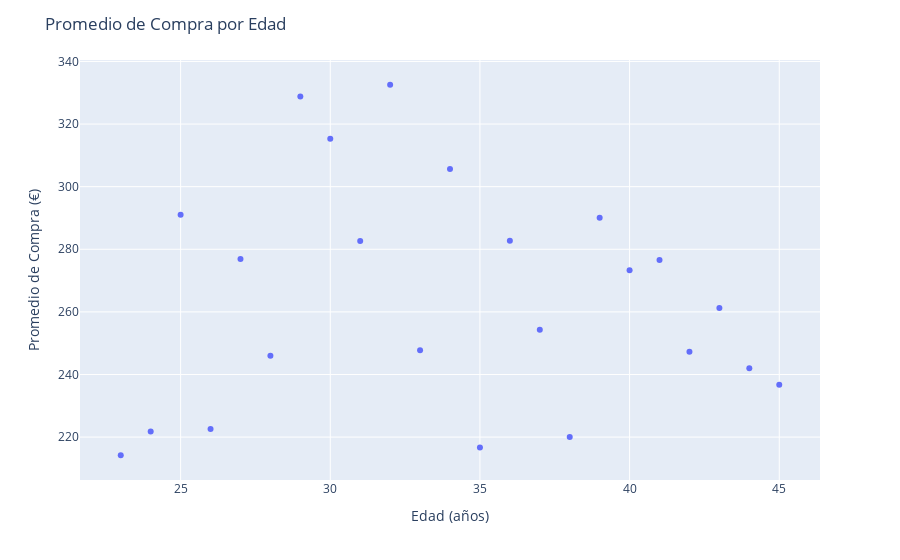

Write notebook code for a chart like this one.
### Code cell
import plotly.express as px

# FUSIONO LOS DATAFRAMES DF_TRANSACTIONS Y DF_USERS EN DF_MERGED.
df_merged = df_transactions.merge(df_users, left_on='user_id', right_on='id')

# Obtengo el promedio de compra (amount) agrupado por edad (age) utilizando 'groupby' en df_merged.
average_purchase_by_age = df_merged.groupby('age')['amount'].mean().reset_index()

# Calcular correlación de Pearson entre edad y promedio de compra
correlation = average_purchase_by_age['age'].corr(average_purchase_by_age['amount'])
display(Markdown(f"**Correlación de Pearson entre Edad y Promedio de Compra: valor obtenido:** {correlation:.2f}"))

# Crear gráfico de dispersión con Plotly Express
fig = px.scatter(average_purchase_by_age, x='age', y='amount')

# Agregar título y etiquetas de ejes
fig.update_layout(
    title='Promedio de Compra por Edad',
    xaxis_title='Edad (años)',
    yaxis_title='Promedio de Compra (€)'
)

# Mostrar el gráfico
fig.show()

### Figure 1 — Plotly figure (JSON) as saved in the notebook; plotly's stock layout.template omitted (floating-point values rounded to 4 significant figures)
{"data": [{"hovertemplate": "age=%{x}<br>amount=%{y}<extra></extra>", "legendgroup": "", "marker": {"color": "#636efa", "symbol": "circle"}, "mode": "markers", "name": "", "orientation": "v", "showlegend": false, "type": "scatter", "x": [23, 24, 25, 26, 27, 28, 29, 30, 31, 32, 33, 34, 35, 36, 37, 38, 39, 40, 41, 42, 43, 44, 45], "xaxis": "x", "y": [214.2, 221.8, 291.0, 222.6, 276.9, 246.0, 328.8, 315.3, 282.6, 332.6, 247.7, 305.6, 216.7, 282.7, 254.3, 220.1, 290.1, 273.3, 276.6, 247.3, 261.2, 242.0, 236.7], "yaxis": "y"}], "layout": {"legend": {"tracegroupgap": 0}, "margin": {"t": 60}, "title": {"text": "Promedio de Compra por Edad"}, "xaxis": {"anchor": "y", "domain": [0, 1], "title": {"text": "Edad (años)"}}, "yaxis": {"anchor": "x", "domain": [0, 1], "title": {"text": "Promedio de Compra (€)"}}}}
